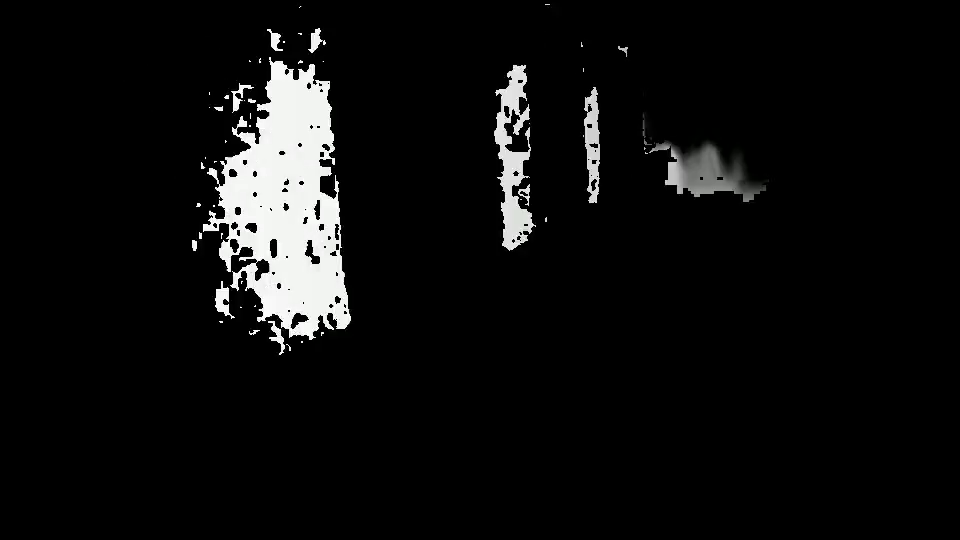
#> input picture frame 12 of combination/sample/combination.mp4, 960 x 540 px, given in place of sample.mp4, which was not available
$ jupyter execute --allow-errors Saliency.ipynb   (shell and % lines are left out)   (text cells are left out)
#> lines starting #> are read from the running program, lines starting #| are printed output that depends on the picture; after the words box and inside, x2 and y2 are one past the last pixel; in counts of white or black regions, pixels touching at a corner belong together; pictures that were not available may be replaced by others from this repository, and a replacement may not be noted
[cell 1]
# Mounting drive
from google.colab import drive
drive.mount('/content/gdrive')

[cell 2]
from google.colab.patches import cv2_imshow

[cell 3]
# [12 lines of commented-out code are left out]

[cell 4]
# !pip install tensorflow==1.13.1
import tensorflow as tf

print(tf.__version__)

[cell 5]
# !git clone https://github.com/matterport/Mask_RCNN.git
import os
os.chdir('/content/gdrive/My Drive/Mask_RCNN/samples/coco')

[cell 6]
import os
import glob
import sys

import random
import math
import re
import time
import numpy as np
import tensorflow as tf
import matplotlib
import matplotlib.pyplot as plt
import matplotlib.patches as patches
import matplotlib.axes as ax
import json
import skimage.io
from skimage import measure
from scipy.io import loadmat
from scipy.spatial import distance
import cv2
from PIL import Image

# Root directory of the project
ROOT_DIR = os.path.abspath("../../")

# Import Mask RCNN
sys.path.append(ROOT_DIR)  # To find local version of the library
from mrcnn import utils
from mrcnn import visualize
from mrcnn.visualize import display_images
import mrcnn.model as modellib
from mrcnn.model import log
from mrcnn.utils import Dataset


# Directory to save logs and trained model
MODEL_DIR = os.path.join(ROOT_DIR, "logs")

# Local path to trained weights file
COCO_MODEL_PATH = os.path.join(ROOT_DIR, "mask_rcnn_coco.h5")
# Download COCO trained weights from Releases if needed
if not os.path.exists(COCO_MODEL_PATH):
    utils.download_trained_weights(COCO_MODEL_PATH)
#> (this line was passed over: mrcnn is not available in this run)

# Path to Shapes trained weights
SHAPES_MODEL_PATH = os.path.join(ROOT_DIR, "mask_rcnn_shapes.h5")

[cell 7]
import coco
#> (the rest of this cell did not finish here and is left out)

[cell 8]
# [9 lines left out: function get_ax, not called in this run]

#> (a cell that did not finish here is left out)

[cell 10]
import os
os.chdir('/content/gdrive/My Drive')

[cell 11]
os.chdir("/content/gdrive/My Drive/deepgaze")

[cell 12]
#!/usr/bin/env python

# The MIT License (MIT)
# Copyright (c) 2017 Massimiliano Patacchiola
# https://mpatacchiola.github.io
# https://mpatacchiola.github.io/blog/
#
# THE SOFTWARE IS PROVIDED "AS IS", WITHOUT WARRANTY OF ANY KIND, EXPRESS OR IMPLIED, INCLUDING BUT NOT LIMITED TO THE WARRANTIES OF
# MERCHANTABILITY, FITNESS FOR A PARTICULAR PURPOSE AND NONINFRINGEMENT. IN NO EVENT SHALL THE AUTHORS OR COPYRIGHT HOLDERS BE LIABLE FOR ANY
# CLAIM, DAMAGES OR OTHER LIABILITY, WHETHER IN AN ACTION OF CONTRACT, TORT OR OTHERWISE, ARISING FROM, OUT OF OR IN CONNECTION WITH THE
# SOFTWARE OR THE USE OR OTHER DEALINGS IN THE SOFTWARE.

# In this example the FASA algorithm is used in order to process some images.
# The original image and the saliency version are showed for comparison.

import numpy as np
import cv2
from timeit import default_timer as timer
from deepgaze.saliency_map import FasaSaliencyMapping
import os
import glob
import sys
import random
import math
import re
import time
import numpy as np
import tensorflow as tf
import matplotlib
import matplotlib.pyplot as plt
import matplotlib.patches as patches
import matplotlib.axes as ax
import json
import skimage.io
from scipy.io import loadmat
import cv2
from PIL import Image

# [50 lines of commented-out code are left out]

[cell 13]
from skimage import feature
from sklearn.preprocessing import normalize
from sklearn.metrics.pairwise import euclidean_distances
import glob

[cell 14]
# [48 lines left out: functions sal_mask, intersec_area, not called in this run]

[cell 15]
# [27 lines of commented-out code are left out]

[cell 16]
# fig = visualize.display_instances(frame1, rs['rois'], rs['masks'], rs['class_ids'],
#                           class_name?s, rs['scores'])

[cell 17]
# importing the necessary libraries
import cv2
import numpy as np

# Creating a VideoCapture object to read the video
cap = cv2.VideoCapture('sample.mp4')


# Loop untill the end of the video
while (cap.isOpened()):

	# Capture frame-by-frame
	ret, frame = cap.read()
#> frame is the input picture: shape (540, 960, 3); mean B, G, R 14, 14.1, 14.1
	frame = cv2.resize(frame, (540, 380), fx = 0, fy = 0,
						interpolation = cv2.INTER_CUBIC)
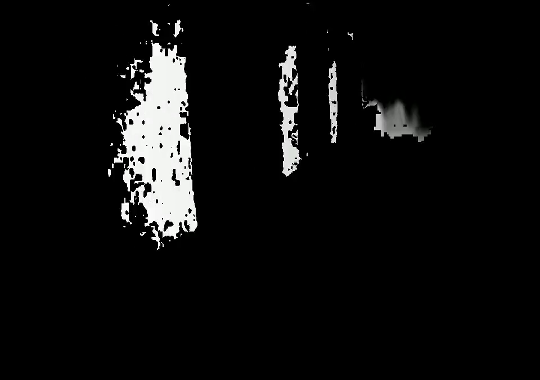
#> frame: shape (380, 540, 3); mean B, G, R 14.1, 14.2, 14.1

	# Display the resulting frame
	cv2.imshow('Frame', frame)

	# conversion of BGR to grayscale is necessary to apply this operation
	gray = cv2.cvtColor(frame, cv2.COLOR_BGR2GRAY)

	# adaptive thresholding to use different threshold
	# values on different regions of the frame.
	Thresh = cv2.adaptiveThreshold(gray, 255, cv2.ADAPTIVE_THRESH_MEAN_C,
										cv2.THRESH_BINARY_INV, 11, 2)
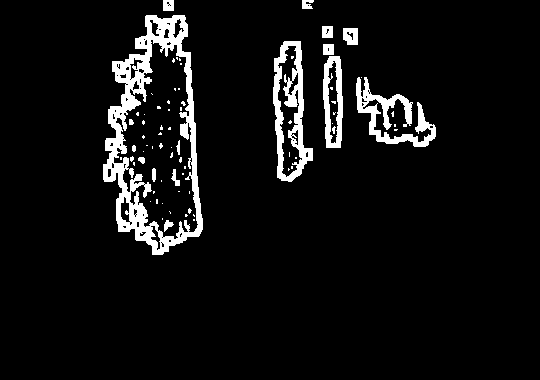
#> Thresh: shape (380, 540); 6.6% white; 75 white regions (59 under 20 px), largest, box (x1, y1, x2, y2) and area: (103, 15, 203, 255) 6911, (273, 41, 313, 182) 2345, (356, 77, 436, 147) 1842

	cv2.imshow('Thresh', Thresh)
	# define q as the exit button
	if cv2.waitKey(25) & 0xFF == ord('q'):
#> (key q is pressed here)
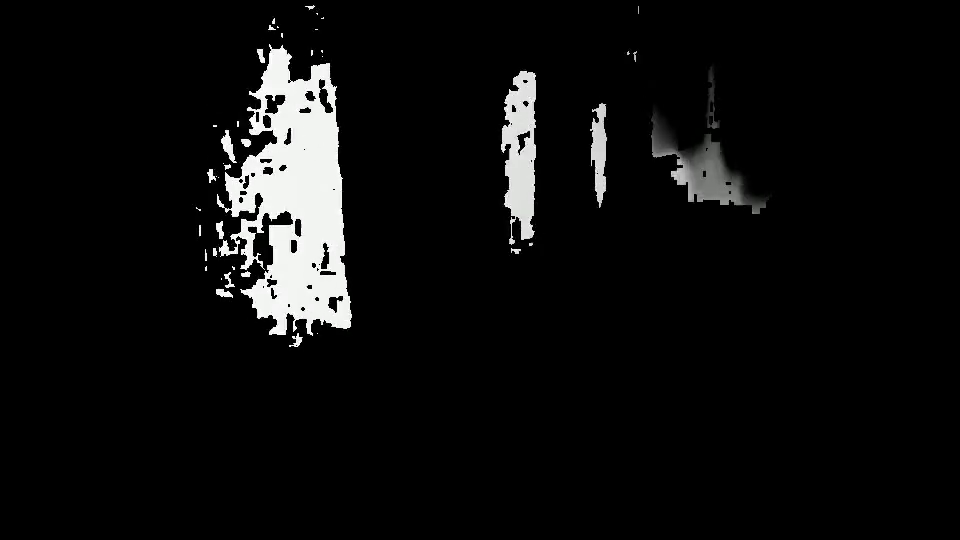
#> input picture frame 13 of combination/sample/combination.mp4, 960 x 540 px, given in place of stim1.mp4, which was not available
#> further down, frame is the input picture: shape (540, 960, 3); mean B, G, R 13.4, 13.6, 13.5
		break

# release the video capture object
cap.release()
# Closes all the windows currently opened.
cv2.destroyAllWindows()

#> (a cell that did not finish here is left out)

[cell 19]
os.chdir('/content/gdrive/My Drive/saliency videos')

#> (a cell that did not finish here is left out)

[cell 21]
## Combining saliency and segmentation using OR and then using them with depth
for idx in [1]:
  print("processing video stim %d" %idx)
  frames=[]
  salvid_path = "/content/gdrive/My Drive/291 Bionic Vision Project/Asa&Devi_Video/New Stimuli/saliency videos/" # ORIGINAL VIDEO PATH FOLDER
  salvid_name = 'stim%d.mp4' %idx

  segvid_path = "/content/gdrive/My Drive/291 Bionic Vision Project/Asa&Devi_Video/New Stimuli/segmentation videos/" # ORIGINAL VIDEO PATH FOLDER
  segvid_name = 'stim%d.mp4' %idx

  depthvid_path = "/content/gdrive/My Drive/291 Bionic Vision Project/Asa&Devi_Video/New Stimuli/depth videos/" # ORIGINAL VIDEO PATH FOLDER
  depthvid_name = 'stim%d.mp4' %idx


  capsal = cv2.VideoCapture('%s/%s'% (salvid_path, salvid_name))
  capseg = cv2.VideoCapture('%s/%s'% (segvid_path, segvid_name))
  capdepth = cv2.VideoCapture('%s/%s'% (depthvid_path, depthvid_name))
  # [8 lines of commented-out code are left out]

  abc=0
  # saliency observation window
  while (abc<=123):

    # Capture frame-by-frame
    retsal, framesal = capsal.read()
    retseg, frameseg = capseg.read()
    retdepth, framedepth = capdepth.read()
    #frame = cv2.resize(frame, (540, 380), fx = 0, fy = 0,
              #interpolation = cv2.INTER_CUBIC)

    # Display the resulting frame
    cv2_imshow(framesal)
    print(framesal.shape)
#| (540, 960, 3)

$ run again, starting later in the video
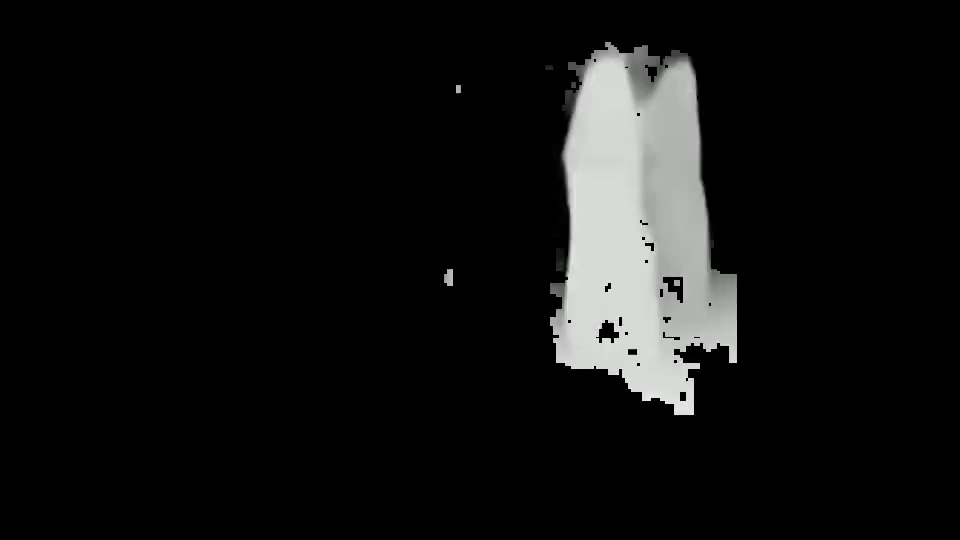
#> input picture frame 55 of combination/sample/combination.mp4, 960 x 540 px, given in place of sample.mp4, which was not available
#> frame is the input picture: shape (540, 960, 3); mean B, G, R 17.4, 17.7, 17.5
#> frame: shape (380, 540, 3)
#> `Thresh = cv2.adaptiveThreshold(gray, 255, cv2.ADAPTIVE_THRESH_MEAN_C, ..`:
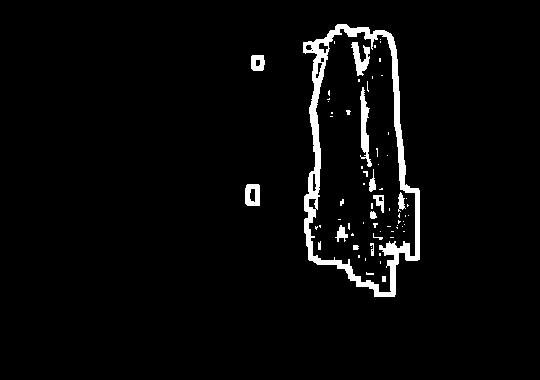
#> Thresh: shape (380, 540); 3.5% white; 70 white regions (54 under 20 px), largest, box (x1, y1, x2, y2) and area: (303, 24, 420, 297) 5000, (360, 87, 372, 167) 451, (351, 42, 370, 76) 331
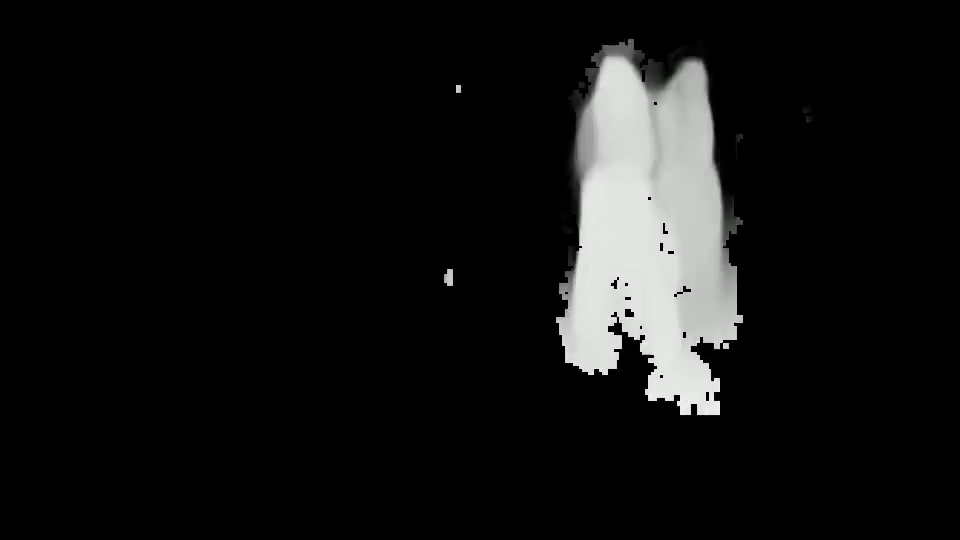
#> input picture frame 56 of combination/sample/combination.mp4, 960 x 540 px, given in place of stim1.mp4, which was not available
#> frame is the input picture: shape (540, 960, 3); mean B, G, R 18.3, 18.5, 18.4
#| (540, 960, 3)

$ run again, starting later in the video
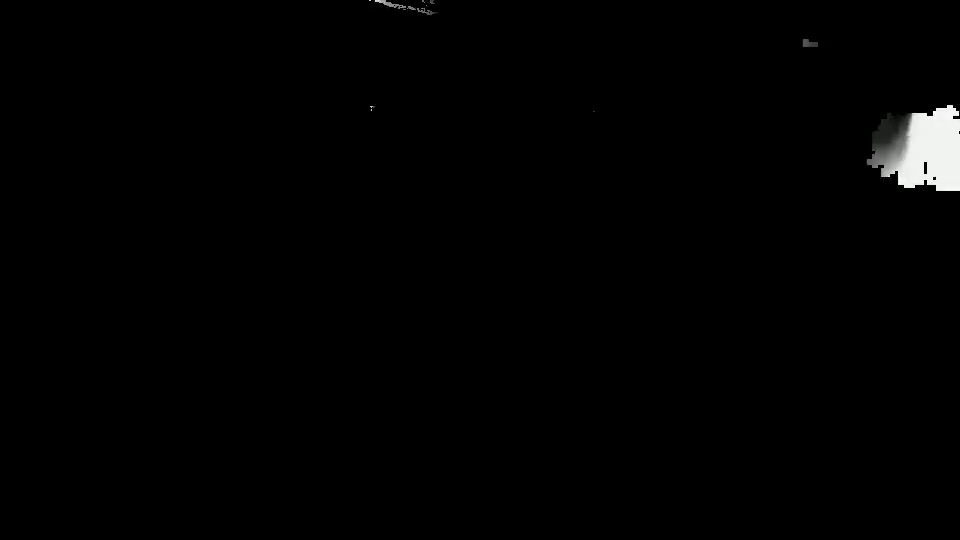
#> input picture frame 98 of combination/sample/combination.mp4, 960 x 540 px, given in place of sample.mp4, which was not available
#> frame is the input picture: shape (540, 960, 3); mean B, G, R 2.3, 2.3, 2.3
#> frame: shape (380, 540, 3)
#> `Thresh = cv2.adaptiveThreshold(gray, 255, cv2.ADAPTIVE_THRESH_MEAN_C, ..`:
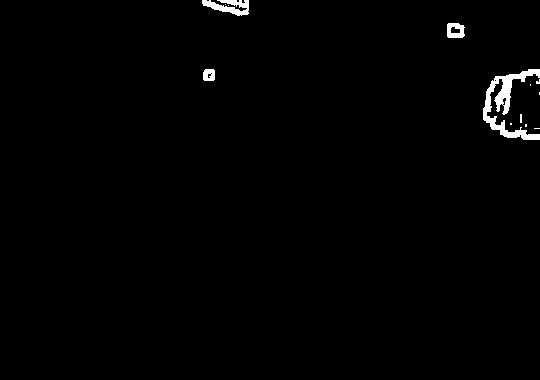
#> Thresh: shape (380, 540); 1% white; 13 white regions (9 under 20 px), largest, box (x1, y1, x2, y2) and area: (483, 69, 540, 140) 1282, (202, 0, 249, 16) 430, (447, 23, 465, 38) 203, (203, 69, 215, 81) 127
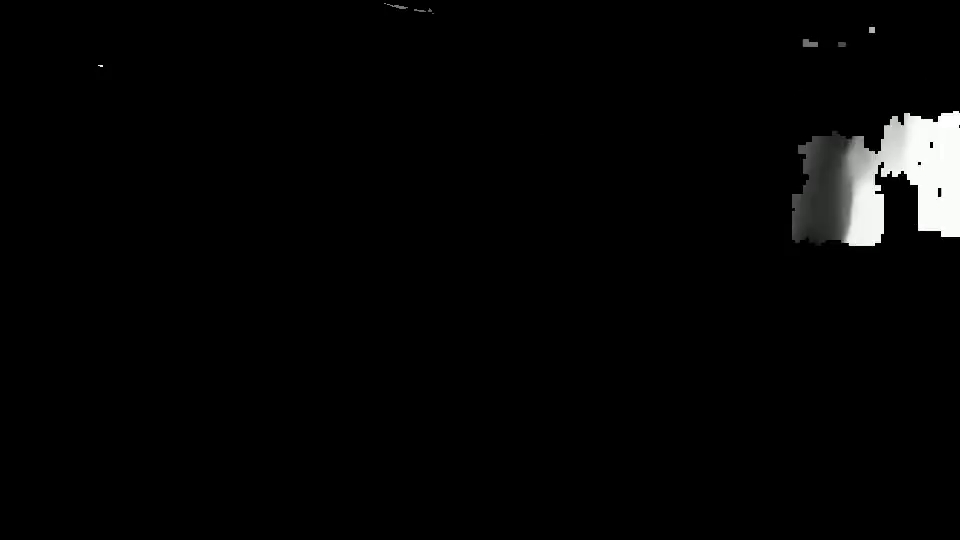
#> input picture frame 99 of combination/sample/combination.mp4, 960 x 540 px, given in place of stim1.mp4, which was not available
#> frame is the input picture: shape (540, 960, 3); mean B, G, R 5.3, 5.3, 5.3
#| (540, 960, 3)
